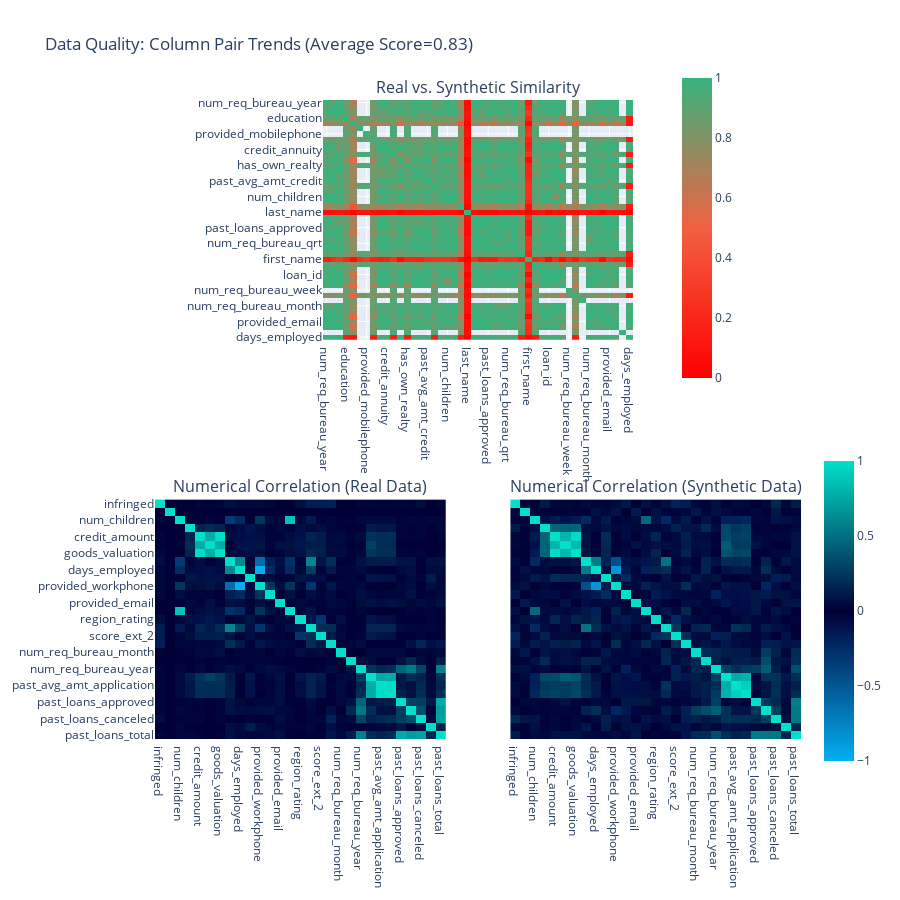

This figure's notebook cell:
### Markdown cell above
### Correlation pairs

### Code cell
my_report.get_visualization(property_name='Column Pair Trends')

### Figure 1 — Plotly figure (JSON) as saved in the notebook; plotly's stock layout.template omitted (floating-point values rounded to 4 significant figures; data arrays with more than 128 entries replaced by an {"elided": "..."} marker saying what was removed)
{"data": [{"coloraxis": "coloraxis", "hovertemplate": "<b>Column Pair</b><br>(%{x},%{y})<br><br>Similarity: %{z}<extra></extra>", "type": "heatmap", "x": ["num_req_bureau_year", "past_loans_total", "annual_income", "education", "organization_type", "num_req_bureau_hour", "provided_mobilephone", "family_status", "goods_valuation", "credit_annuity", "contract_type", "score_ext_2", "has_own_realty", "region_rating", "car_age", "past_avg_amt_credit", "housing_type", "past_loans_canceled", "num_children", "provided_homephone", "occupation_type", "last_name", "infringed", "credit_amount", "past_loans_approved", "score_ext_1", "past_loans_refused", "num_req_bureau_qrt", "past_loans_unused", "gender", "first_name", "has_own_car", "past_avg_amt_application", "loan_id", "num_family_members", "score_ext_3", "num_req_bureau_week", "income_type", "mobilephone_reachable", "num_req_bureau_month", "past_avg_amount_annuity", "age", "provided_email", "provided_workphone", "num_req_bureau_day", "days_employed"], "xaxis": "x", "y": ["num_req_bureau_year", "past_loans_total", "annual_income", "education", "organization_type", "num_req_bureau_hour", "provided_mobilephone", "family_status", "goods_valuation", "credit_annuity", "contract_type", "score_ext_2", "has_own_realty", "region_rating", "car_age", "past_avg_amt_credit", "housing_type", "past_loans_canceled", "num_children", "provided_homephone", "occupation_type", "last_name", "infringed", "credit_amount", "past_loans_approved", "score_ext_1", "past_loans_refused", "num_req_bureau_qrt", "past_loans_unused", "gender", "first_name", "has_own_car", "past_avg_amt_application", "loan_id", "num_family_members", "score_ext_3", "num_req_bureau_week", "income_type", "mobilephone_reachable", "num_req_bureau_month", "past_avg_amount_annuity", "age", "provided_email", "provided_workphone", "num_req_bureau_day", "days_employed"], "yaxis": "y", "z": {"elided": "46x46 float values"}}, {"coloraxis": "coloraxis2", "customdata": {"elided": "29x29 float values"}, "hovertemplate": "<b>Correlation</b><br>(%{x},%{y})<br><br>Real: %{z}<br>(vs. Synthetic: %{customdata})<extra></extra>", "type": "heatmap", "x": ["infringed", "loan_id", "num_children", "annual_income", "credit_amount", "credit_annuity", "goods_valuation", "age", "days_employed", "car_age", "provided_workphone", "provided_homephone", "provided_email", "num_family_members", "region_rating", "score_ext_1", "score_ext_2", "score_ext_3", "num_req_bureau_month", "num_req_bureau_qrt", "num_req_bureau_year", "past_avg_amount_annuity", "past_avg_amt_application", "past_avg_amt_credit", "past_loans_approved", "past_loans_refused", "past_loans_canceled", "past_loans_unused", "past_loans_total"], "xaxis": "x2", "y": ["infringed", "loan_id", "num_children", "annual_income", "credit_amount", "credit_annuity", "goods_valuation", "age", "days_employed", "car_age", "provided_workphone", "provided_homephone", "provided_email", "num_family_members", "region_rating", "score_ext_1", "score_ext_2", "score_ext_3", "num_req_bureau_month", "num_req_bureau_qrt", "num_req_bureau_year", "past_avg_amount_annuity", "past_avg_amt_application", "past_avg_amt_credit", "past_loans_approved", "past_loans_refused", "past_loans_canceled", "past_loans_unused", "past_loans_total"], "yaxis": "y2", "z": {"elided": "29x29 float values"}}, {"coloraxis": "coloraxis2", "customdata": {"elided": "29x29 float values"}, "hovertemplate": "<b>Correlation</b><br>(%{x},%{y})<br><br>Synthetic: %{z}<br>(vs. Real: %{customdata})<extra></extra>", "type": "heatmap", "x": ["infringed", "loan_id", "num_children", "annual_income", "credit_amount", "credit_annuity", "goods_valuation", "age", "days_employed", "car_age", "provided_workphone", "provided_homephone", "provided_email", "num_family_members", "region_rating", "score_ext_1", "score_ext_2", "score_ext_3", "num_req_bureau_month", "num_req_bureau_qrt", "num_req_bureau_year", "past_avg_amount_annuity", "past_avg_amt_application", "past_avg_amt_credit", "past_loans_approved", "past_loans_refused", "past_loans_canceled", "past_loans_unused", "past_loans_total"], "xaxis": "x3", "y": ["infringed", "loan_id", "num_children", "annual_income", "credit_amount", "credit_annuity", "goods_valuation", "age", "days_employed", "car_age", "provided_workphone", "provided_homephone", "provided_email", "num_family_members", "region_rating", "score_ext_1", "score_ext_2", "score_ext_3", "num_req_bureau_month", "num_req_bureau_qrt", "num_req_bureau_year", "past_avg_amount_annuity", "past_avg_amt_application", "past_avg_amt_credit", "past_loans_approved", "past_loans_refused", "past_loans_canceled", "past_loans_unused", "past_loans_total"], "yaxis": "y3", "z": {"elided": "29x29 float values"}}], "layout": {"annotations": [{"font": {"size": 16}, "showarrow": false, "text": "Real vs. Synthetic Similarity", "x": 0.5, "xanchor": "center", "xref": "paper", "y": 1, "yanchor": "bottom", "yref": "paper"}, {"font": {"size": 16}, "showarrow": false, "text": "Numerical Correlation (Real Data)", "x": 0.225, "xanchor": "center", "xref": "paper", "y": 0.375, "yanchor": "bottom", "yref": "paper"}, {"font": {"size": 16}, "showarrow": false, "text": "Numerical Correlation (Synthetic Data)", "x": 0.775, "xanchor": "center", "xref": "paper", "y": 0.375, "yanchor": "bottom", "yref": "paper"}], "coloraxis": {"cmax": 1, "cmin": 0, "colorbar": {"len": 0.5, "x": 0.8, "y": 0.8}, "colorscale": [[0, "#FF0000"], [0.5, "#F16141"], [1, "#36B37E"]]}, "coloraxis2": {"cmax": 1, "cmin": -1, "colorbar": {"len": 0.5, "y": 0.2}, "colorscale": [[0, "#03AFF1"], [0.5, "#000036"], [1, "#01E0C9"]]}, "height": 900, "title": {"text": "Data Quality: Column Pair Trends (Average Score=0.83)"}, "width": 900, "xaxis": {"anchor": "y", "domain": [0.26, 0.74]}, "xaxis2": {"anchor": "y2", "domain": [0, 0.45]}, "xaxis3": {"anchor": "y3", "domain": [0.55, 1], "matches": "x2"}, "yaxis": {"anchor": "x", "autorange": "reversed", "domain": [0.625, 1]}, "yaxis2": {"anchor": "x2", "autorange": "reversed", "domain": [0, 0.375]}, "yaxis3": {"anchor": "x3", "autorange": "reversed", "domain": [0, 0.375], "matches": "y2", "visible": false}}}
